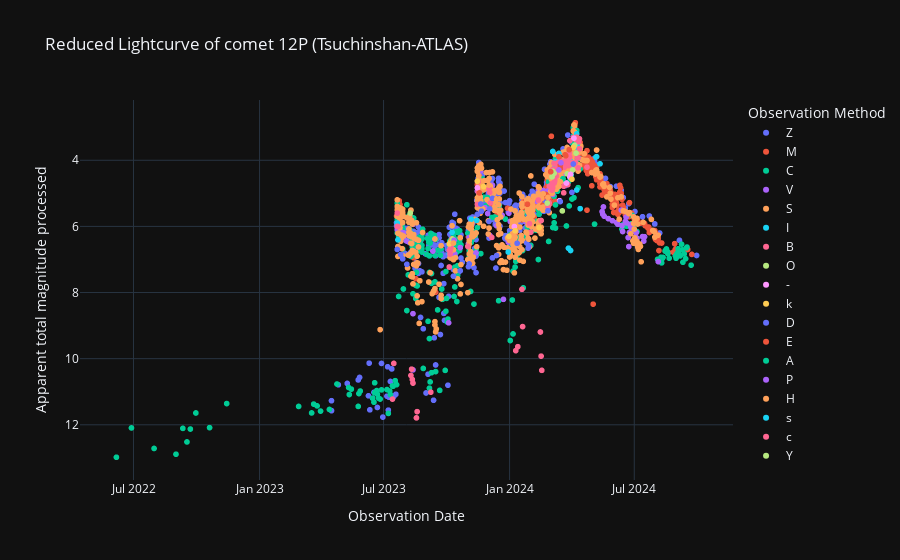

Notebook code for this chart:
### Code cell
# Curva de luz reducida
labels = {'obs_date':'Observation Date','magnitud_reducida':'Apparent total magnitude processed', 'obs_method_key' : 'Observation Method'}
fig = px.scatter(curva_de_luz_procesada_df, x='obs_date', y='magnitud_reducida', color='obs_method_key', template= 'plotly_dark', labels= labels, title=f'Reduced Lightcurve of comet {nombre_cometa} (Tsuchinshan-ATLAS)')
fig.update_yaxes(autorange="reversed")
fig.show()

### Figure 1 — Plotly figure (JSON) as saved in the notebook; plotly's stock layout.template omitted (floating-point values rounded to 4 significant figures; data arrays with more than 128 entries replaced by an {"elided": "..."} marker saying what was removed)
{"data": [{"hovertemplate": "Observation Method=Z<br>Observation Date=%{x}<br>Apparent total magnitude processed=%{y}<extra></extra>", "legendgroup": "Z", "marker": {"color": "#636efa", "symbol": "circle"}, "mode": "markers", "name": "Z", "showlegend": true, "type": "scattergl", "x": {"elided": "430 str values"}, "xaxis": "x", "y": {"elided": "430 float values"}, "yaxis": "y"}, {"hovertemplate": "Observation Method=M<br>Observation Date=%{x}<br>Apparent total magnitude processed=%{y}<extra></extra>", "legendgroup": "M", "marker": {"color": "#EF553B", "symbol": "circle"}, "mode": "markers", "name": "M", "showlegend": true, "type": "scattergl", "x": {"elided": "388 str values"}, "xaxis": "x", "y": {"elided": "388 float values"}, "yaxis": "y"}, {"hovertemplate": "Observation Method=C<br>Observation Date=%{x}<br>Apparent total magnitude processed=%{y}<extra></extra>", "legendgroup": "C", "marker": {"color": "#00cc96", "symbol": "circle"}, "mode": "markers", "name": "C", "showlegend": true, "type": "scattergl", "x": {"elided": "353 str values"}, "xaxis": "x", "y": {"elided": "353 float values"}, "yaxis": "y"}, {"hovertemplate": "Observation Method=V<br>Observation Date=%{x}<br>Apparent total magnitude processed=%{y}<extra></extra>", "legendgroup": "V", "marker": {"color": "#ab63fa", "symbol": "circle"}, "mode": "markers", "name": "V", "showlegend": true, "type": "scattergl", "x": ["2024-08-05T00:00:00", "2024-07-16T00:00:00", "2024-07-15T00:00:00", "2024-07-13T00:00:00", "2024-07-05T00:00:00", "2024-07-04T00:00:00", "2024-07-03T00:00:00", "2024-07-02T00:00:00", "2024-06-30T00:00:00", "2024-06-29T00:00:00", "2024-06-28T00:00:00", "2024-06-26T00:00:00", "2024-06-25T00:00:00", "2024-06-24T00:00:00", "2024-06-23T00:00:00", "2024-06-22T00:00:00", "2024-06-20T00:00:00", "2024-06-19T00:00:00", "2024-06-18T00:00:00", "2024-06-14T00:00:00", "2024-06-13T00:00:00", "2024-06-12T00:00:00", "2024-06-07T00:00:00", "2024-06-05T00:00:00", "2024-05-30T00:00:00", "2024-05-24T00:00:00", "2024-05-18T00:00:00", "2024-05-17T00:00:00", "2024-05-16T00:00:00", "2024-05-15T00:00:00", "2024-04-03T00:00:00", "2024-04-01T00:00:00", "2024-03-18T00:00:00", "2024-03-15T00:00:00", "2024-03-13T00:00:00", "2024-03-10T00:00:00", "2024-03-08T00:00:00", "2024-03-04T00:00:00", "2024-02-26T00:00:00", "2024-02-19T00:00:00", "2024-02-13T00:00:00", "2024-02-12T00:00:00", "2024-02-10T00:00:00", "2024-02-02T00:00:00", "2024-01-29T00:00:00", "2024-01-28T00:00:00", "2024-01-26T00:00:00", "2024-01-25T00:00:00", "2024-01-14T00:00:00", "2024-01-12T00:00:00", "2024-01-02T00:00:00", "2023-12-31T00:00:00", "2023-12-31T00:00:00", "2023-12-30T00:00:00", "2023-12-23T00:00:00", "2023-12-21T00:00:00", "2023-12-13T00:00:00", "2023-12-07T00:00:00", "2023-12-03T00:00:00", "2023-12-03T00:00:00", "2023-12-02T00:00:00", "2023-11-30T00:00:00", "2023-11-26T00:00:00", "2023-11-21T00:00:00", "2023-11-20T00:00:00", "2023-11-19T00:00:00", "2023-11-15T00:00:00", "2023-11-15T00:00:00", "2023-11-13T00:00:00", "2023-11-03T00:00:00", "2023-11-02T00:00:00", "2023-10-21T00:00:00", "2023-10-13T00:00:00", "2023-10-11T00:00:00", "2023-10-08T00:00:00", "2023-10-06T00:00:00", "2023-10-05T00:00:00", "2023-10-04T00:00:00", "2023-09-11T00:00:00", "2023-08-13T00:00:00", "2023-08-13T00:00:00", "2023-08-13T00:00:00", "2023-08-04T00:00:00", "2023-07-31T00:00:00", "2023-07-30T00:00:00", "2023-07-29T00:00:00", "2023-07-26T00:00:00", "2023-07-23T00:00:00", "2023-07-22T00:00:00", "2023-07-21T00:00:00", "2023-07-21T00:00:00"], "xaxis": "x", "y": [7.064, 6.311, 6.443, 6.308, 6.357, 6.188, 6.318, 6.149, 6.109, 6.137, 6.066, 6.025, 5.955, 6.182, 6.611, 6.338, 5.895, 5.721, 5.849, 6.155, 5.982, 5.508, 5.934, 5.883, 5.828, 5.764, 5.69, 5.411, 5.632, 5.552, 3.312, 4.172, 4.431, 4.549, 4.593, 4.708, 4.45, 5.033, 4.924, 4.914, 5.034, 4.902, 5.243, 5.604, 5.487, 5.859, 5.802, 5.871, 5.764, 5.81, 5.851, 5.601, 6.301, 6.475, 8.206, 5.66, 5.98, 4.752, 6.27, 4.77, 4.951, 5.611, 5.434, 4.64, 4.322, 4.204, 4.634, 4.934, 6.799, 6.335, 6.52, 6.641, 6.831, 6.905, 6.566, 6.64, 6.828, 8.915, 6.746, 8.639, 10.34, 5.939, 6.445, 6.303, 6.193, 6.282, 6.151, 5.719, 6.008, 6.097, 6.097], "yaxis": "y"}, {"hovertemplate": "Observation Method=S<br>Observation Date=%{x}<br>Apparent total magnitude processed=%{y}<extra></extra>", "legendgroup": "S", "marker": {"color": "#FFA15A", "symbol": "circle"}, "mode": "markers", "name": "S", "showlegend": true, "type": "scattergl", "x": {"elided": "564 str values"}, "xaxis": "x", "y": {"elided": "564 float values"}, "yaxis": "y"}, {"hovertemplate": "Observation Method=I<br>Observation Date=%{x}<br>Apparent total magnitude processed=%{y}<extra></extra>", "legendgroup": "I", "marker": {"color": "#19d3f3", "symbol": "circle"}, "mode": "markers", "name": "I", "showlegend": true, "type": "scattergl", "x": ["2024-05-12T00:00:00", "2024-05-07T00:00:00", "2024-05-06T00:00:00", "2024-04-13T00:00:00", "2024-04-10T00:00:00", "2024-04-09T00:00:00", "2024-04-08T00:00:00", "2024-04-08T00:00:00", "2024-04-08T00:00:00", "2024-04-01T00:00:00", "2024-03-30T00:00:00", "2024-03-30T00:00:00", "2024-03-28T00:00:00", "2024-03-27T00:00:00", "2024-03-27T00:00:00", "2024-03-26T00:00:00", "2024-03-23T00:00:00", "2024-03-22T00:00:00", "2024-03-15T00:00:00", "2024-03-13T00:00:00", "2024-03-11T00:00:00", "2024-03-08T00:00:00", "2024-03-07T00:00:00", "2024-03-06T00:00:00", "2024-03-06T00:00:00", "2023-12-30T00:00:00", "2023-11-14T00:00:00", "2023-11-06T00:00:00", "2023-10-09T00:00:00", "2023-10-05T00:00:00", "2023-10-05T00:00:00", "2023-07-22T00:00:00", "2023-07-21T00:00:00"], "xaxis": "x", "y": [4.107, 3.89, 3.903, 5.463, 3.927, 3.513, 3.199, 3.599, 4.899, 4.072, 4.028, 6.728, 3.682, 6.659, 6.659, 3.838, 3.863, 4.037, 4.149, 3.793, 4.037, 4.05, 4.222, 4.092, 4.092, 6.775, 5.816, 5.782, 6.178, 6.828, 6.728, 6.408, 5.897], "yaxis": "y"}, {"hovertemplate": "Observation Method=B<br>Observation Date=%{x}<br>Apparent total magnitude processed=%{y}<extra></extra>", "legendgroup": "B", "marker": {"color": "#FF6692", "symbol": "circle"}, "mode": "markers", "name": "B", "showlegend": true, "type": "scattergl", "x": ["2024-04-23T00:00:00", "2024-04-12T00:00:00", "2024-04-12T00:00:00", "2024-04-11T00:00:00", "2024-04-10T00:00:00", "2024-04-10T00:00:00", "2024-04-09T00:00:00", "2024-04-08T00:00:00", "2024-04-07T00:00:00", "2024-04-06T00:00:00", "2024-04-06T00:00:00", "2024-04-03T00:00:00", "2024-04-03T00:00:00", "2024-04-01T00:00:00", "2024-04-01T00:00:00", "2024-04-01T00:00:00", "2024-03-30T00:00:00", "2024-03-29T00:00:00", "2024-03-29T00:00:00", "2024-03-29T00:00:00", "2024-03-28T00:00:00", "2024-03-27T00:00:00", "2024-03-26T00:00:00", "2024-03-26T00:00:00", "2024-03-26T00:00:00", "2024-03-25T00:00:00", "2024-03-25T00:00:00", "2024-03-23T00:00:00", "2024-03-22T00:00:00", "2024-03-21T00:00:00", "2024-03-20T00:00:00", "2024-03-20T00:00:00", "2024-03-20T00:00:00", "2024-03-19T00:00:00", "2024-03-19T00:00:00", "2024-03-18T00:00:00", "2024-03-12T00:00:00", "2024-03-11T00:00:00", "2024-03-09T00:00:00", "2024-03-09T00:00:00", "2024-03-09T00:00:00", "2024-03-08T00:00:00", "2024-03-07T00:00:00", "2024-03-07T00:00:00", "2024-03-07T00:00:00", "2024-03-06T00:00:00", "2024-03-06T00:00:00", "2024-03-05T00:00:00", "2024-03-04T00:00:00", "2024-03-04T00:00:00", "2024-03-03T00:00:00", "2024-03-03T00:00:00", "2024-03-03T00:00:00", "2024-02-28T00:00:00", "2024-02-28T00:00:00", "2024-02-27T00:00:00", "2024-02-26T00:00:00", "2024-02-16T00:00:00", "2024-02-12T00:00:00", "2024-02-01T00:00:00", "2024-01-30T00:00:00", "2024-01-29T00:00:00", "2023-12-06T00:00:00", "2023-12-04T00:00:00", "2023-12-03T00:00:00", "2023-12-02T00:00:00", "2023-11-16T00:00:00", "2023-11-16T00:00:00", "2023-11-15T00:00:00", "2023-11-01T00:00:00", "2023-10-07T00:00:00", "2023-10-06T00:00:00", "2023-10-06T00:00:00", "2023-10-06T00:00:00", "2023-10-05T00:00:00", "2023-10-05T00:00:00", "2023-10-05T00:00:00", "2023-07-22T00:00:00", "2023-07-22T00:00:00", "2023-07-21T00:00:00", "2023-07-21T00:00:00"], "xaxis": "x", "y": [4.208, 3.652, 3.352, 3.441, 3.927, 4.227, 3.913, 3.299, 3.784, 3.365, 4.065, 3.312, 3.312, 4.172, 4.172, 4.072, 4.128, 3.408, 3.908, 4.108, 3.782, 4.159, 4.738, 4.138, 3.838, 4.712, 4.012, 4.163, 4.037, 4.211, 4.984, 4.784, 4.084, 4.657, 4.157, 4.031, 4.067, 4.137, 4.279, 4.479, 4.479, 4.35, 4.622, 4.422, 4.622, 4.692, 4.092, 4.264, 4.833, 4.333, 4.303, 4.703, 4.903, 4.785, 5.285, 5.354, 5.424, 5.823, 5.202, 6.175, 5.917, 6.187, 6.332, 5.291, 4.97, 4.851, 4.951, 4.651, 5.334, 6.604, 6.653, 6.84, 6.74, 6.74, 7.228, 7.228, 6.728, 6.008, 6.008, 5.597, 5.997], "yaxis": "y"}, {"hovertemplate": "Observation Method=O<br>Observation Date=%{x}<br>Apparent total magnitude processed=%{y}<extra></extra>", "legendgroup": "O", "marker": {"color": "#B6E880", "symbol": "circle"}, "mode": "markers", "name": "O", "showlegend": true, "type": "scattergl", "x": ["2024-04-07T00:00:00", "2024-04-05T00:00:00", "2024-04-02T00:00:00", "2024-03-25T00:00:00", "2024-03-19T00:00:00", "2024-03-18T00:00:00", "2024-03-17T00:00:00", "2024-03-06T00:00:00", "2024-03-04T00:00:00", "2024-03-03T00:00:00", "2024-02-25T00:00:00", "2023-10-10T00:00:00"], "xaxis": "x", "y": [3.784, 3.55, 4.292, 4.412, 4.557, 5.531, 4.605, 4.392, 4.333, 4.503, 5.294, 6.392], "yaxis": "y"}, {"hovertemplate": "Observation Method=-<br>Observation Date=%{x}<br>Apparent total magnitude processed=%{y}<extra></extra>", "legendgroup": "-", "marker": {"color": "#FF97FF", "symbol": "circle"}, "mode": "markers", "name": "-", "showlegend": true, "type": "scattergl", "x": ["2024-04-04T00:00:00", "2024-03-30T00:00:00", "2024-03-29T00:00:00", "2024-03-24T00:00:00", "2024-03-14T00:00:00", "2024-01-08T00:00:00", "2023-11-15T00:00:00"], "xaxis": "x", "y": [3.332, 4.428, 4.508, 4.687, 5.222, 6.005, 4.834], "yaxis": "y"}, {"hovertemplate": "Observation Method=k<br>Observation Date=%{x}<br>Apparent total magnitude processed=%{y}<extra></extra>", "legendgroup": "k", "marker": {"color": "#FECB52", "symbol": "circle"}, "mode": "markers", "name": "k", "showlegend": true, "type": "scattergl", "x": ["2024-04-03T00:00:00", "2024-04-01T00:00:00", "2024-02-13T00:00:00", "2024-01-09T00:00:00", "2023-12-31T00:00:00", "2023-11-24T00:00:00", "2023-11-15T00:00:00", "2023-10-05T00:00:00"], "xaxis": "x", "y": [3.612, 4.572, 6.034, 6.131, 6.301, 4.796, 4.634, 6.528], "yaxis": "y"}, {"hovertemplate": "Observation Method=D<br>Observation Date=%{x}<br>Apparent total magnitude processed=%{y}<extra></extra>", "legendgroup": "D", "marker": {"color": "#636efa", "symbol": "circle"}, "mode": "markers", "name": "D", "showlegend": true, "type": "scattergl", "x": ["2024-04-03T00:00:00", "2024-04-01T00:00:00", "2024-03-15T00:00:00", "2024-02-26T00:00:00", "2024-01-29T00:00:00", "2024-01-28T00:00:00", "2024-01-26T00:00:00", "2024-01-12T00:00:00", "2023-12-13T00:00:00", "2023-12-07T00:00:00", "2023-12-03T00:00:00", "2023-12-02T00:00:00", "2023-11-21T00:00:00", "2023-11-20T00:00:00", "2023-11-15T00:00:00", "2023-11-13T00:00:00", "2023-11-03T00:00:00", "2023-11-02T00:00:00", "2023-10-21T00:00:00", "2023-10-11T00:00:00", "2023-08-04T00:00:00", "2023-07-29T00:00:00", "2023-07-26T00:00:00", "2023-07-21T00:00:00"], "xaxis": "x", "y": [4.112, 4.972, 5.249, 5.524, 6.587, 6.659, 6.502, 6.51, 6.88, 5.152, 5.47, 5.851, 5.54, 5.322, 5.634, 7.399, 7.135, 7.22, 7.341, 7.505, 7.145, 6.982, 6.851, 6.697], "yaxis": "y"}, {"hovertemplate": "Observation Method=E<br>Observation Date=%{x}<br>Apparent total magnitude processed=%{y}<extra></extra>", "legendgroup": "E", "marker": {"color": "#EF553B", "symbol": "circle"}, "mode": "markers", "name": "E", "showlegend": true, "type": "scattergl", "x": ["2024-03-28T00:00:00", "2024-03-23T00:00:00", "2024-03-22T00:00:00", "2024-03-15T00:00:00", "2024-03-15T00:00:00", "2024-03-13T00:00:00", "2024-03-01T00:00:00", "2024-02-23T00:00:00", "2024-01-27T00:00:00", "2023-11-18T00:00:00"], "xaxis": "x", "y": [3.682, 3.863, 3.837, 4.249, 4.149, 3.893, 4.345, 5.034, 5.33, 4.987], "yaxis": "y"}, {"hovertemplate": "Observation Method=A<br>Observation Date=%{x}<br>Apparent total magnitude processed=%{y}<extra></extra>", "legendgroup": "A", "marker": {"color": "#00cc96", "symbol": "circle"}, "mode": "markers", "name": "A", "showlegend": true, "type": "scattergl", "x": ["2024-03-19T00:00:00"], "xaxis": "x", "y": [4.557], "yaxis": "y"}, {"hovertemplate": "Observation Method=P<br>Observation Date=%{x}<br>Apparent total magnitude processed=%{y}<extra></extra>", "legendgroup": "P", "marker": {"color": "#ab63fa", "symbol": "circle"}, "mode": "markers", "name": "P", "showlegend": true, "type": "scattergl", "x": ["2024-03-16T00:00:00", "2024-03-13T00:00:00", "2023-10-12T00:00:00"], "xaxis": "x", "y": [4.076, 4.293, 6.419], "yaxis": "y"}, {"hovertemplate": "Observation Method=H<br>Observation Date=%{x}<br>Apparent total magnitude processed=%{y}<extra></extra>", "legendgroup": "H", "marker": {"color": "#FFA15A", "symbol": "circle"}, "mode": "markers", "name": "H", "showlegend": true, "type": "scattergl", "x": ["2024-03-15T00:00:00", "2024-03-13T00:00:00", "2024-02-26T00:00:00", "2024-02-19T00:00:00", "2024-01-29T00:00:00", "2024-01-28T00:00:00", "2024-01-26T00:00:00", "2024-01-25T00:00:00", "2024-01-12T00:00:00", "2023-12-13T00:00:00", "2023-12-07T00:00:00", "2023-12-03T00:00:00", "2023-12-02T00:00:00", "2023-11-21T00:00:00", "2023-11-20T00:00:00", "2023-11-15T00:00:00", "2023-11-13T00:00:00", "2023-11-03T00:00:00", "2023-11-02T00:00:00", "2023-10-21T00:00:00", "2023-10-11T00:00:00", "2023-08-04T00:00:00", "2023-07-29T00:00:00", "2023-07-26T00:00:00", "2023-07-21T00:00:00", "2023-07-21T00:00:00"], "xaxis": "x", "y": [4.649, 4.793, 5.124, 5.014, 6.387, 6.359, 6.202, 6.171, 5.71, 5.18, 4.352, 4.37, 4.751, 4.24, 4.122, 4.234, 6.199, 5.935, 6.02, 6.341, 6.505, 5.745, 5.582, 5.451, 5.397, 5.197], "yaxis": "y"}, {"hovertemplate": "Observation Method=s<br>Observation Date=%{x}<br>Apparent total magnitude processed=%{y}<extra></extra>", "legendgroup": "s", "marker": {"color": "#19d3f3", "symbol": "circle"}, "mode": "markers", "name": "s", "showlegend": true, "type": "scattergl", "x": ["2024-03-04T00:00:00"], "xaxis": "x", "y": [3.733], "yaxis": "y"}, {"hovertemplate": "Observation Method=c<br>Observation Date=%{x}<br>Apparent total magnitude processed=%{y}<extra></extra>", "legendgroup": "c", "marker": {"color": "#FF6692", "symbol": "circle"}, "mode": "markers", "name": "c", "showlegend": true, "type": "scattergl", "x": ["2024-02-17T00:00:00", "2024-02-16T00:00:00", "2024-02-15T00:00:00", "2024-01-20T00:00:00", "2024-01-19T00:00:00", "2024-01-13T00:00:00", "2024-01-10T00:00:00", "2023-09-08T00:00:00", "2023-08-19T00:00:00", "2023-08-18T00:00:00", "2023-08-13T00:00:00", "2023-08-12T00:00:00", "2023-08-11T00:00:00", "2023-08-10T00:00:00", "2023-07-16T00:00:00", "2023-07-14T00:00:00"], "xaxis": "x", "y": [10.35, 9.923, 9.193, 9.03, 7.902, 9.637, 9.758, 11.01, 11.6, 11.79, 10.74, 10.63, 10.32, 10.51, 10.14, 11.22], "yaxis": "y"}, {"hovertemplate": "Observation Method=Y<br>Observation Date=%{x}<br>Apparent total magnitude processed=%{y}<extra></extra>", "legendgroup": "Y", "marker": {"color": "#B6E880", "symbol": "circle"}, "mode": "markers", "name": "Y", "showlegend": true, "type": "scattergl", "x": ["2023-08-09T00:00:00"], "xaxis": "x", "y": [5.597], "yaxis": "y"}], "layout": {"legend": {"title": {"text": "Observation Method"}, "tracegroupgap": 0}, "title": {"text": "Reduced Lightcurve of comet 12P (Tsuchinshan-ATLAS)"}, "xaxis": {"anchor": "y", "domain": [0, 1], "title": {"text": "Observation Date"}}, "yaxis": {"anchor": "x", "autorange": "reversed", "domain": [0, 1], "title": {"text": "Apparent total magnitude processed"}}}}
